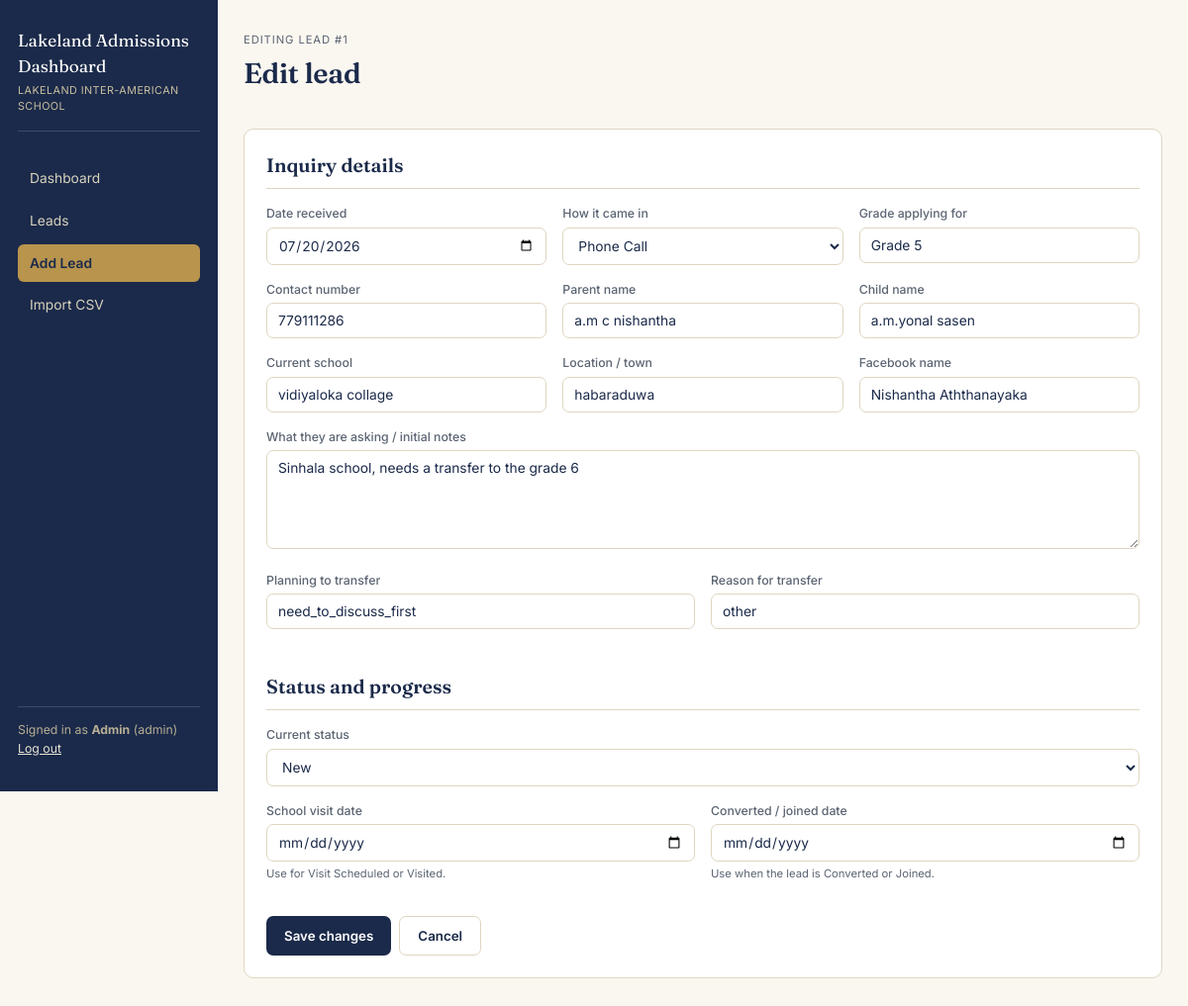
The app's page /lead_action.php?id=1 (signed in) with its own data.
### tables this page shows
CREATE TABLE IF NOT EXISTS leads (
  id INT AUTO_INCREMENT PRIMARY KEY,
  received_date DATE NOT NULL,
  source ENUM('lead_form','whatsapp','facebook','call_in','walk_in','referral','other') NOT NULL DEFAULT 'other',
  grade VARCHAR(50) DEFAULT '',
  contact VARCHAR(50) DEFAULT '',
  parent_name VARCHAR(120) DEFAULT '',
  child_name VARCHAR(120) DEFAULT '',
  current_school VARCHAR(180) DEFAULT '',
  location VARCHAR(120) DEFAULT '',
  fb_name VARCHAR(120) DEFAULT '',
  inquiry_notes TEXT,
  transfer_period VARCHAR(120) DEFAULT '',
  reason VARCHAR(150) DEFAULT '',
  status ENUM(
    'new',
    'contacted',
    'high_quality',
    'follow_up',
    'visit_scheduled',
    'visited',
    'converted',
    'not_interested',
    'rejected',
    'random_click'
  ) NOT NULL DEFAULT 'new',
  rejection_reason VARCHAR(255) DEFAULT NULL,
  visit_date DATE DEFAULT NULL,
  converted_date DATE DEFAULT NULL,
  created_at TIMESTAMP DEFAULT CURRENT_TIMESTAMP,
  updated_at TIMESTAMP DEFAULT CURRENT_TIMESTAMP ON UPDATE CURRENT_TIMESTAMP
);

### includes/helpers.php (called while the page is built, shortened)
<?php
function e(?string $value): string
{
    return htmlspecialchars(
        $value ?? '',
        ENT_QUOTES,
        'UTF-8'
    );
}

### lead_action.php (the view, shortened to what this page needs)
<?php
require_once __DIR__ . '/includes/auth.php';
require_once __DIR__ . '/includes/helpers.php';
$db = get_db();
$id = isset($_GET['id'])
    ? (int)$_GET['id']
    : (isset($_POST['id']) ? (int)$_POST['id'] : 0);
$lead = [
    'received_date' => date('Y-m-d'),
    'source' => 'call_in',
    'grade' => '',
    'contact' => '',
    'parent_name' => '',
    'child_name' => '',
    'current_school' => '',
    'location' => '',
    'fb_name' => '',
    'inquiry_notes' => '',
    'transfer_period' => '',
    'reason' => '',
    'status' => 'new',
    'rejection_reason' => '',
    'visit_date' => '',
    'converted_date' => '',
];
if ($id > 0) {
    $stmt = $db->prepare(
        'SELECT *
         FROM leads
         WHERE id = ?'
    );
    $stmt->execute([$id]);
    $existing = $stmt->fetch();
    $lead = array_merge($lead, $existing);
}
require __DIR__ . '/includes/layout_top.php';
?>
<div class="topbar">
    <div>
        <div class="eyebrow">
            <?= $id ? 'Editing lead #' . $id : 'New entry' ?>
        </div>
        <h1>
            <?= $id ? 'Edit lead' : 'Add a new lead' ?>
        </h1>
    </div>
</div>
<form method="post" class="card" id="leadForm">
    <h2>Inquiry details</h2>
    <div class="form-row">
        <div class="field">
            <label for="received_date">
                Date received
            </label>
            <input
                type="date"
                id="received_date"
                name="received_date"
                value="<?= e($lead['received_date']) ?>"
                required
            >
        </div>
        <div class="field">
            <label for="source">
                How it came in
            </label>
            <select id="source" name="source" required>
                <?php foreach (SOURCE_LABELS as $key => $label): ?>
                    <option
                        value="<?= e($key) ?>"
                        <?= $lead['source'] === $key ? 'selected' : '' ?>
                    >
                        <?= e($label) ?>
                    </option>
                <?php endforeach; ?>
            </select>
        </div>
        <div class="field">
            <label for="grade">
                Grade applying for
            </label>
            <input
                type="text"
                id="grade"
                name="grade"
                value="<?= e($lead['grade']) ?>"
                placeholder="e.g. Grade 8"
            >
        </div>
    </div>
    <div class="form-row">
        <div class="field">
            <label for="contact">
                Contact number
            </label>
            <input
                type="text"
                id="contact"
                name="contact"
                value="<?= e($lead['contact']) ?>"
                required
            >
        </div>
        <div class="field">
            <label for="parent_name">
                Parent name
            </label>
            <input
                type="text"
                id="parent_name"
                name="parent_name"
                value="<?= e($lead['parent_name']) ?>"
            >
        </div>
        <div class="field">
            <label for="child_name">
                Child name
            </label>
            <input
                type="text"
                id="child_name"
                name="child_name"
                value="<?= e($lead['child_name']) ?>"
            >
        </div>
    </div>
    <div class="form-row">
        <div class="field">
            <label for="current_school">
                Current school
            </label>
            <input
                type="text"
                id="current_school"
                name="current_school"
                value="<?= e($lead['current_school']) ?>"
            >
        </div>
        <div class="field">
            <label for="location">
                Location / town
            </label>
            <input
                type="text"
                id="location"
                name="location"
                value="<?= e($lead['location']) ?>"
            >
        </div>
        <div class="field">
            <label for="fb_name">
                Facebook name
            </label>
            <input
                type="text"
                id="fb_name"
                name="fb_name"
                value="<?= e($lead['fb_name']) ?>"
            >
        </div>
    </div>
    <div class="field">
        <label for="inquiry_notes">
            What they are asking / initial notes
        </label>
        <textarea
            id="inquiry_notes"
            name="inquiry_notes"
            rows="5"
        ><?= e($lead['inquiry_notes']) ?></textarea>
    </div>
    <div class="form-row">
        <div class="field">
            <label for="transfer_period">
                Planning to transfer
            </label>
            <input
                type="text"
                id="transfer_period"
                name="transfer_period"
                value="<?= e($lead['transfer_period']) ?>"
                placeholder="e.g. Next term or within one month"
            >
        </div>
        <div class="field">
            <label for="reason">
                Reason for transfer
            </label>
            <input
                type="text"
                id="reason"
                name="reason"
                value="<?= e($lead['reason']) ?>"
                placeholder="e.g. Better academic support"
            >
        </div>
    </div>
    <h2>Status and progress</h2>
    <div class="form-row">
        <div class="field">
            <label for="status">
                Current status
            </label>
            <select
                id="status"
                name="status"
                required
                onchange="updateStatusFields()"
            >
                <?php foreach (STATUS_LABELS as $key => $label): ?>
                    <option
                        value="<?= e($key) ?>"
                        <?= $lead['status'] === $key ? 'selected' : '' ?>
                    >
                        <?= e($label) ?>
                    </option>
                <?php endforeach; ?>
            </select>
        </div>
    </div>
    <div class="form-row">
        <div class="field">
            <label for="visit_date">
                School visit date
            </label>
            <input
                type="date"
                id="visit_date"
                name="visit_date"
                value="<?= e($lead['visit_date']) ?>"
            >
            <small>
                Use for Visit Scheduled or Visited.
            </small>
        </div>
        <div class="field">
            <label for="converted_date">
                Converted / joined date
            </label>
            <input
                type="date"
                id="converted_date"
                name="converted_date"
                value="<?= e($lead['converted_date']) ?>"
            >
            <small>
                Use when the lead is Converted or Joined.
            </small>
        </div>
    </div>
    <div style="display:flex; gap:8px; flex-wrap:wrap; margin-top:18px;">
        <button
            type="submit"
            class="btn btn-primary"
        >
            <?= $id ? 'Save changes' : 'Add lead' ?>
        </button>
        <a
            href="<?= $id
                ? 'lead_view.php?id=' . $id
                : 'leads.php' ?>"
            class="btn btn-outline"
        >
            Cancel
        </a>
    </div>
</form>
<?php require __DIR__ . '/includes/layout_bottom.php'; ?>

### records on screen
leads: received_date "07/20/2026", source "Phone Call", grade "Grade 5", contact "779111286", parent_name "a.m c nishantha", child_name "a.m.yonal sasen", current_school "vidiyaloka collage", location "habaraduwa", fb_name "Nishantha Aththanayaka", inquiry_notes "Sinhala school, needs a transfer to the grade 6", transfer_period "need_to_discuss_first", reason "other", status "New"

### other values on screen
SITE_TITLE "Lakeland Admissions Dashboard"
SCHOOL_NAME "LAKELAND INTER-AMERICAN SCHOOL"
$user['display_name'] "Admin"
$user['role'] "admin"
$id "1"
